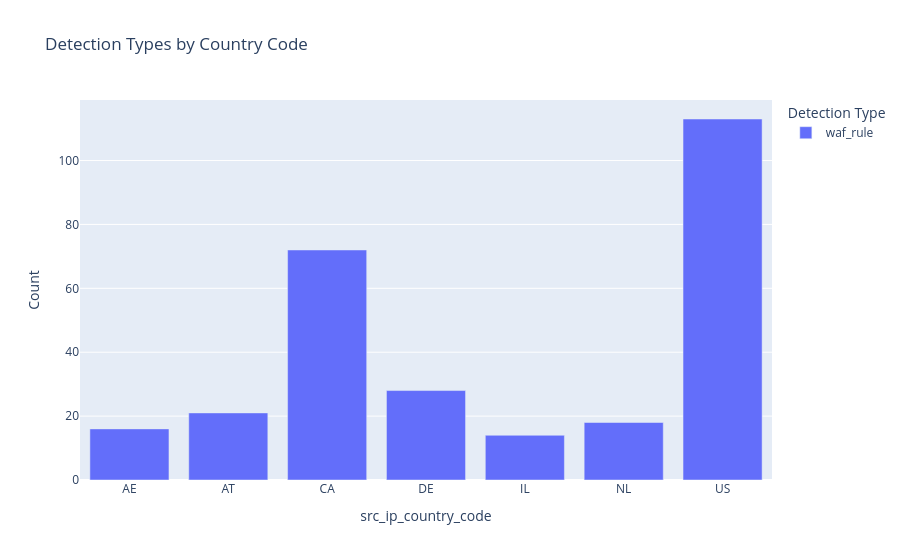

This figure's notebook cell:
### Code cell
# Create a data frame of detection types by country
detection_types_by_country = pd.crosstab(df['src_ip_country_code'], df['detection_types']).reset_index()

# Melt the data to long format for Plotly
detection_types_long = detection_types_by_country.melt(id_vars='src_ip_country_code', var_name='Detection Type', value_name='Count')

# Plotly stacked bar chart
fig = px.bar(detection_types_long, x='src_ip_country_code', y='Count', color='Detection Type', title='Detection Types by Country Code', barmode='stack')
fig.show()

### Figure 1 — Plotly figure (JSON) as saved in the notebook; plotly's stock layout.template omitted (floating-point values rounded to 4 significant figures)
{"data": [{"hovertemplate": "Detection Type=waf_rule<br>src_ip_country_code=%{x}<br>Count=%{y}<extra></extra>", "legendgroup": "waf_rule", "marker": {"color": "#636efa", "pattern": {"shape": ""}}, "name": "waf_rule", "orientation": "v", "showlegend": true, "textposition": "auto", "type": "bar", "x": ["AE", "AT", "CA", "DE", "IL", "NL", "US"], "xaxis": "x", "y": [16, 21, 72, 28, 14, 18, 113], "yaxis": "y"}], "layout": {"barmode": "stack", "legend": {"title": {"text": "Detection Type"}, "tracegroupgap": 0}, "title": {"text": "Detection Types by Country Code"}, "xaxis": {"anchor": "y", "domain": [0, 1], "title": {"text": "src_ip_country_code"}}, "yaxis": {"anchor": "x", "domain": [0, 1], "title": {"text": "Count"}}}}
